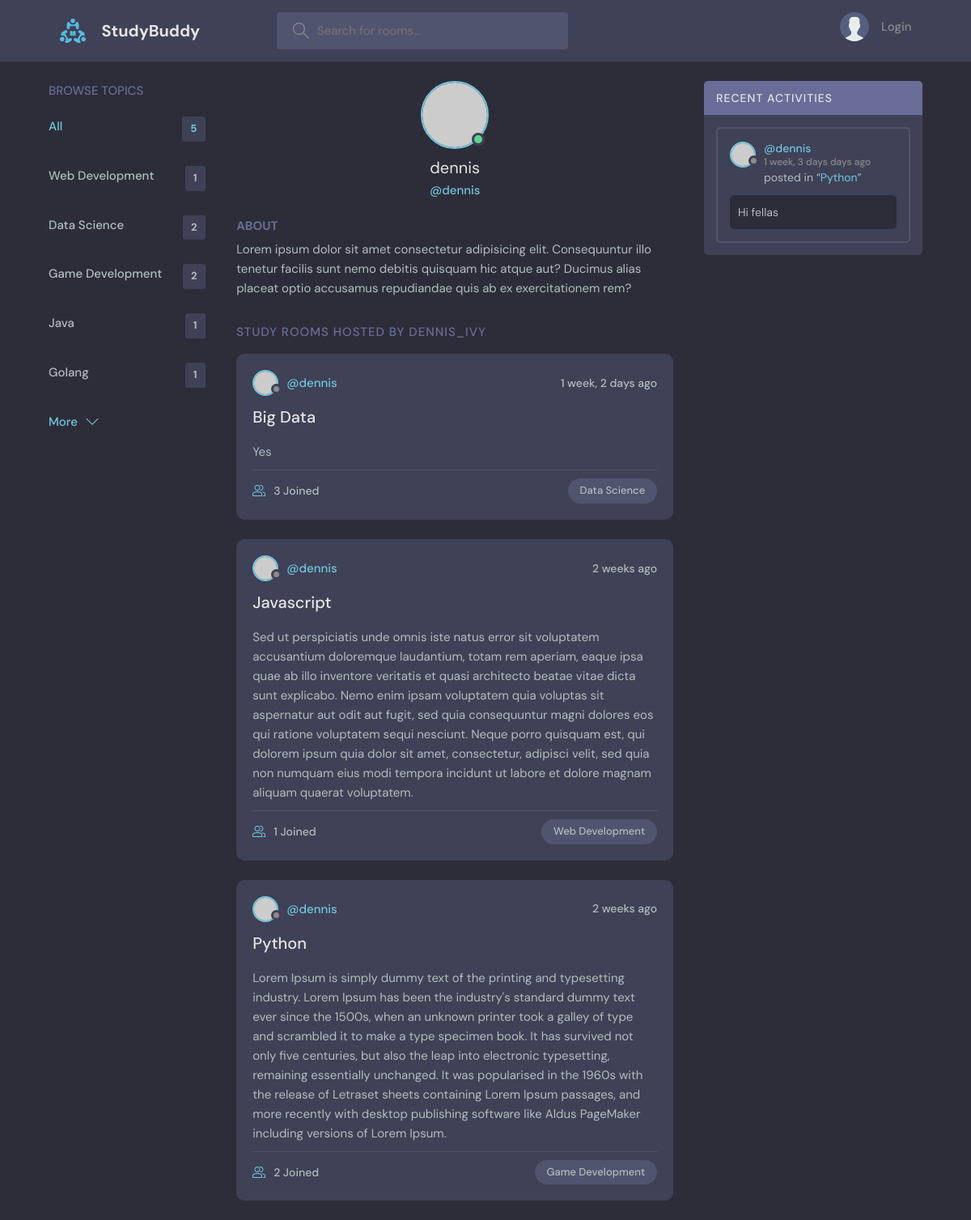
The app's page /profile/2/ with its own data.
### base/models.py (models this page shows, shortened)
class Topic(models.Model):
    name = models.CharField(max_length=200)

class Room(models.Model):
    host = models.ForeignKey(User, on_delete=models.SET_NULL, null=True)
    topic = models.ForeignKey(Topic, on_delete=models.SET_NULL, null=True)
    name = models.CharField(max_length=200)
    description = models.TextField(null=True)
    participants = models.ManyToManyField(User, related_name='participants', blank=True)
    updated = models.DateTimeField(auto_now=True)
    created = models.DateTimeField(auto_now_add=True)
    def __str__(self):
        return self.name
    class Meta:
        ordering = ['-updated', '-created']

class Message(models.Model):
    user = models.ForeignKey(User, on_delete=models.CASCADE)
    room = models.ForeignKey(Room, on_delete=models.CASCADE)
    body = models.TextField()
    updated = models.DateTimeField(auto_now=True)
    created = models.DateTimeField(auto_now_add=True)
    class Meta:
        ordering = ['-updated', '-created']

### base/views.py (the view)
# urls.py: path('profile/<str:pk>/',views.userProfile, name='user-profile'),
def userProfile(request, pk):
    user = User.objects.get(id=pk)
    rooms = user.room_set.all()
    room_messages = user.message_set.all()
    topics = Topic.objects.all()
    context = {'user': user, 'rooms': rooms, 'room_messages': room_messages, 'topics': topics}
    return render(request, 'base/profile.html', context)

### base/templates/base/profile.html (shortened to what this page needs)
{% extends 'main.html' %}
{% block content %}
  <main class="profile-page layout layout--3">
    <div class="container">
      {% include 'base/topics_component.html' %}
      <div class="roomList">
        <div class="profile">
          <div class="profile__avatar">
            <div class="avatar avatar--large active">
              <img src="https://randomuser.me/api/portraits/men/11.jpg" />
            </div>
          </div>
          <div class="profile__info">
            <h3>{{user.username}}</h3>
            <p>@{{user.username}}</p>
          </div>
          <div class="profile__about">
            <h3>About</h3>
            <p>
              Lorem ipsum dolor sit amet consectetur adipisicing elit. Consequuntur illo tenetur
              facilis sunt nemo debitis quisquam hic atque aut? Ducimus alias placeat optio
              accusamus repudiandae quis ab ex exercitationem rem?
            </p>
          </div>
        </div>
        <div class="roomList__header">
          <div>
            <h2>Study Rooms Hosted by dennis_ivy</a>
            </h2>
          </div>
        </div>
        {% include 'base/feed_component.html' %}
      </div>
      {% include 'base/activity_component.html' %}
    </div>
  </main>
{% endblock content %}

### base/templates/base/topics_component.html
<div class="topics">
    <div class="topics__header">
      <h2>Browse Topics</h2>
    </div>
    <ul class="topics__list">
      <li>
        <a href="{% url 'home' %}" class="active">All <span>{{topics.count}}</span></a>
      </li>
      {% for topic in topics %}
      <li>
        <a href="{%  url 'home' %}?q={{topic.name}}">{{topic.name}} <span>{{topic.room_set.all.count}}</span></a>
      </li>
      {% endfor %}
    </ul>
    <a class="btn btn--link" href="{% url 'topics' %}">
      More
      <svg version="1.1" xmlns="http://www.w3.org/2000/svg" width="32" height="32" viewBox="0 0 32 32">
        <title>chevron-down</title>
        <path d="M16 21l-13-13h-3l16 16 16-16h-3l-13 13z"></path>
      </svg>
    </a>
  </div>

### base/templates/base/feed_component.html (shortened to what this page needs)
{% for room in rooms %}
    <div class="roomListRoom">
        <div class="roomListRoom__header">
            <a href="{% url 'user-profile' room.host.id %}" class="roomListRoom__author">
                <div class="avatar avatar--small">
                <img src="https://randomuser.me/api/portraits/women/11.jpg" />
                </div>
                <span>@{{room.host.username}}</span>
            </a>
            <div class="roomListRoom__actions">
                <span>{{room.created|timesince}} ago</span>
            </div>
        </div>
        <div class="roomListRoom__content">
            <a href ="{% url 'room' room.id %}">{{room.name}}</a>
            <p>
            {{room.description}}
            </p>
        </div>
        <div class="roomListRoom__meta">
        <a href="{% url 'room' room.id %}" class="roomListRoom__joined">
            {{room.participants.all.count}} Joined
        </a>
        <p class="roomListRoom__topic">{{room.topic.name}}</p>
        </div>
    </div>
{% endfor %}

### base/templates/base/activity_component.html (shortened to what this page needs)
<div class="activities">
        <div class="activities__header">
          <h2>Recent Activities</h2>
        </div>
        {% for message in room_messages %}
        <div class="activities__box">
          <div class="activities__boxHeader roomListRoom__header">
            <a href="{% url 'user-profile' message.user.id %}" class="roomListRoom__author">
              <div class="avatar avatar--small">
                <img src="https://randomuser.me/api/portraits/women/11.jpg" />
              </div>
              <p>
                @{{message.user}}
                <span>{{message.created|timesince}} days ago</span>
              </p>
            </a>
          </div>
          <div class="activities__boxContent">
            <p>posted in “<a href="{% url 'room' message.room.id %}">{{message.room}}</a>”</p>
            <div class="activities__boxRoomContent">
              {{message.body}}
            </div>
          </div>
        </div>
        {% endfor %}
      </div>

### records on screen
Topic: name "Web Development", room_set.all.count "1"
Topic: name "Data Science", room_set.all.count "2"
Topic: name "Game Development", room_set.all.count "2"
Topic: name "Java", room_set.all.count "1"
Topic: name "Golang", room_set.all.count "1"
Room: host.username "dennis", created "1 week, 2 days", name "Big Data", description "Yes", participants.all.count "3", topic.name "Data Science"
Room: host.username "dennis", created "2 weeks", name "Javascript", description "Sed ut perspiciatis unde omnis iste natus error sit voluptatem accusantium doloremque laudantium, totam rem aperiam, eaque ipsa quae ab illo inventore veritatis et quasi architecto beatae vitae dicta sunt explicabo. Nemo enim ipsam voluptatem quia voluptas sit aspernatur aut odit aut fugit, sed quia consequuntur magni dolores eos qui ratione voluptatem sequi nesciunt. Neque porro quisquam est, qui dolorem ipsum quia dolor sit amet, consectetur, adipisci velit, sed quia non numquam eius modi tempora incidunt ut labore et dolore magnam aliquam quaerat voluptatem.", participants.all.count "1", topic.name "Web Development"
Room: host.username "dennis", created "2 weeks", name "Python", description "Lorem Ipsum is simply dummy text of the printing and typesetting industry. Lorem Ipsum has been the industry's standard dummy text ever since the 1500s, when an unknown printer took a galley of type and scrambled it to make a type specimen book. It has survived not only five centuries, but also the leap into electronic typesetting, remaining essentially unchanged. It was popularised in the 1960s with the release of Letraset sheets containing Lorem Ipsum passages, and more recently with desktop publishing software like Aldus PageMaker including versions of Lorem Ipsum.", participants.all.count "2", topic.name "Game Development"
Message: user "dennis", created "1 week, 3 days", room "Python", body "Hi fellas"

### other values on screen
{{ topics.count }} "5"
{{ user.username }} "dennis"
